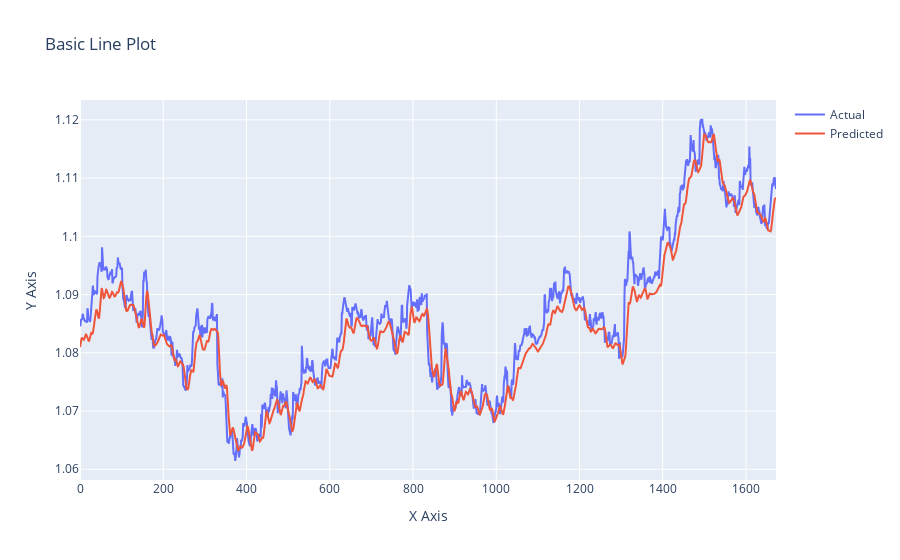

This figure's notebook cell:
### Code cell
import plotly.graph_objects as go

# Example data
x = [1, 2, 3, 4, 5]
y = [10, 15, 13, 17, 14]

# Create the figure
fig = go.Figure()

# Add a line plot trace
fig.add_trace(go.Scatter(x=pd.DataFrame(y_test_rescaled).index, y=pd.DataFrame(y_test_rescaled)[0], mode='lines', name='Actual'))
fig.add_trace(go.Scatter(x=pd.DataFrame(predicted_prices_rescaled).index, y=pd.DataFrame(predicted_prices_rescaled)[0], mode='lines', name='Predicted'))

# Update the layout with title and axis labels
fig.update_layout(
    title='Basic Line Plot',
    xaxis_title='X Axis',
    yaxis_title='Y Axis'
)

# Show the figure
fig.show()

### Figure 1 — Plotly figure (JSON) as saved in the notebook; plotly's stock layout.template omitted (floating-point values rounded to 4 significant figures; data arrays with more than 128 entries replaced by an {"elided": "..."} marker saying what was removed)
{"data": [{"mode": "lines", "name": "Actual", "type": "scatter", "x": {"elided": "1673 int values"}, "y": {"elided": "1673 float values"}}, {"mode": "lines", "name": "Predicted", "type": "scatter", "x": {"elided": "1673 int values"}, "y": {"elided": "1673 float values"}}], "layout": {"title": {"text": "Basic Line Plot"}, "xaxis": {"title": {"text": "X Axis"}}, "yaxis": {"title": {"text": "Y Axis"}}}}
